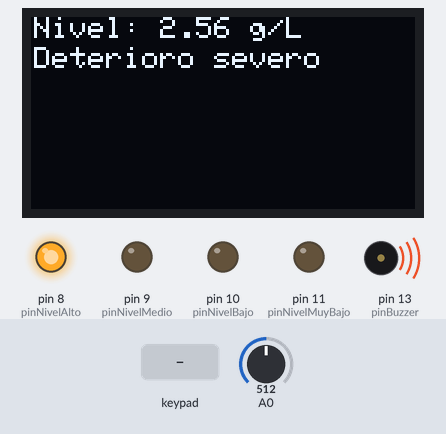
Recording of a sketch running on a simulated Arduino Uno, built with avr-gcc and run on an emulated ATmega328P. Parts: 128×64 one-colour display, output pins drawn as LEDs (lit = HIGH), buzzer (waves = sounding, pin HIGH). The test bench sets the inputs (shaded band); at power-on: A0 = 512. What the sketch prints to the serial monitor is not drawn.

Above: at 1.2 s.
1.3 s: A0 set to 106
At 2.6 s:
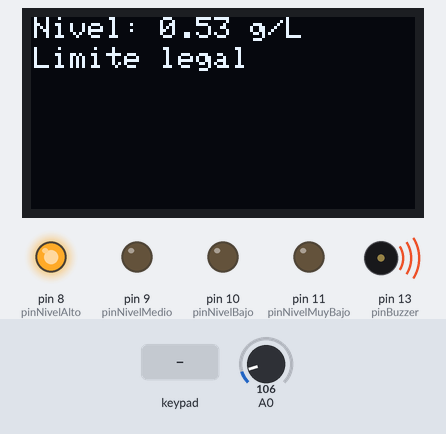
2.9 s: A0 set to 95
At 4.1 s:
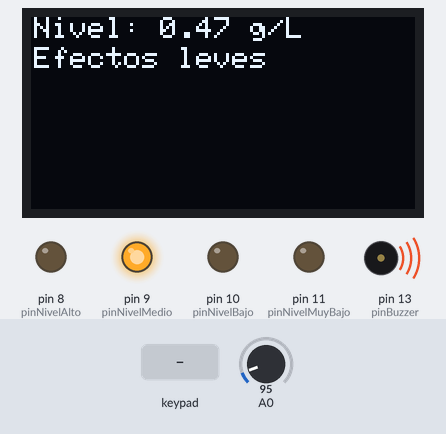
4.4 s: keypad keys 3 1 2 1 0 4 0 # pressed 0.4 s apart
At 4.9 s:
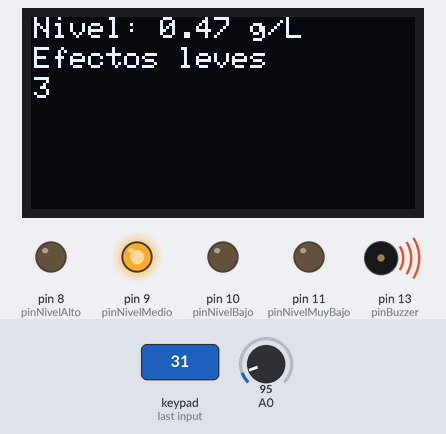
9.8 s: A0 set to 66
At 11.0 s:
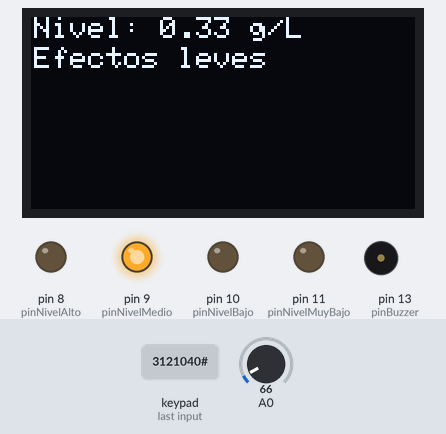
11.3 s: A0 set to 55
At 12.5 s:
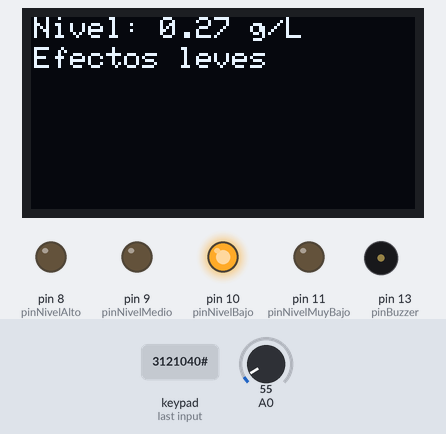
12.8 s: A0 set to 0
At 14.1 s:
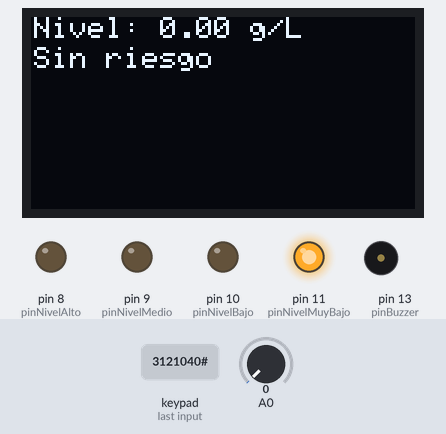
Timing chart, 0 to 15.4 s (numbered marks = the images above; inputs shaded):
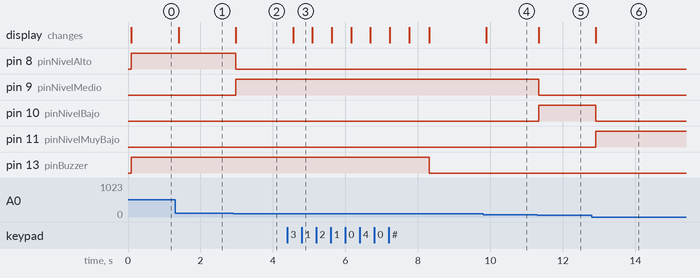

The sketch:

Alcoholimetro2.0.ino
```cpp
#include "Wire.h"
#include "Adafruit_SSD1306.h"
#include "Adafruit_GFX.h"
#include "Keypad.h"

// Pantalla OLED con dirección TWI
#define OLED_ADDR 0x3C
Adafruit_SSD1306 display(-1); // -1 = no reset pin

// Configuración del sensor de alcohol
int valor_limite = 500; // Fija el valor límite en el que se activa la alarma
float valor_alcohol;
const int pinNivelAlto = 8;
const int pinNivelMedio = 9;
const int pinNivelBajo = 10;
const int pinNivelMuyBajo = 11;
const int pinBuzzer = 13;  // Pin del buzzer

// Variables para el estado de la alarma
bool alarmaActivada = false;

// Configuración del teclado 4x4
const byte FILAS = 4;
const byte COLUMNAS = 4;
char teclas[FILAS][COLUMNAS] = {
  {'1', '2', '3', 'A'},
  {'4', '5', '6', 'B'},
  {'7', '8', '9', 'C'},
  {'*', '0', '#', 'D'}
};
byte pinesFilas[FILAS] = {A1, A2, A3, A4}; // Conecta a los pines de las filas
byte pinesColumnas[COLUMNAS] = {2, 3, 4, 5}; // Conecta a los pines de las columnas

Keypad teclado = Keypad(makeKeymap(teclas), pinesFilas, pinesColumnas, FILAS, COLUMNAS);

// Contraseña para desactivar la alarma
const char CONTRASENA[8] = "3121040"; // Contraseña de 7 dígitos
char contraseniaIngresada[8]; // Almacena la contraseña ingresada
byte indexContrasenia = 0;

// Función para convertir el valor analógico a g/L
float convertirAGramosPorLitro(float valorAnalogico) {
  // Esta función debe ser calibrada según tu sensor específico
  // Esta es una aproximación lineal simple
  return (valorAnalogico / 1000.0) * 5.0;  // Escala de 0 a 5 g/L aproximadamente
}

// Función para obtener un mensaje basado en el nivel de alcohol
String obtenerMensajeAlcohol(float nivelAlcohol) {
  if (nivelAlcohol < 0.2) {
    return "Sin riesgo";
  } else if (nivelAlcohol < 0.5) {
    return "Efectos leves";
  } else if (nivelAlcohol < 0.8) {
    return "Limite legal";
  } else if (nivelAlcohol < 1.0) {
    return "Alteraciones";
  } else if (nivelAlcohol < 3.0) {
    return "Deterioro severo";
  } else if (nivelAlcohol < 5.0) {
    return "Riesgo de coma";
  } else {
    return "Riesgo de muerte";
  }
}

void setup() {
  // Inicializa y borra la pantalla OLED
  display.begin(SSD1306_SWITCHCAPVCC, OLED_ADDR);
  display.clearDisplay();
  display.display();

  // Muestra una línea de texto
  display.setTextSize(1);
  display.setTextColor(WHITE);

  // Inicializa el puerto serial
  Serial.begin(9600);

  // Configura los pines como salidas
  pinMode(pinNivelAlto, OUTPUT);
  pinMode(pinNivelMedio, OUTPUT);
  pinMode(pinNivelBajo, OUTPUT);
  pinMode(pinNivelMuyBajo, OUTPUT);
  pinMode(pinBuzzer, OUTPUT); // Configura el Pin 13 como salida para el Zumbador

  // Inicializar contraseña
  memset(contraseniaIngresada, 0, sizeof(contraseniaIngresada));
}

void loop() {
  // Lectura del sensor de alcohol
  valor_alcohol = analogRead(A0);
  float alcoholGrL = convertirAGramosPorLitro(valor_alcohol);
  String mensajeEstado = obtenerMensajeAlcohol(alcoholGrL);

  // Muestra la información en la pantalla OLED
  display.clearDisplay();

  // Mostrar el nivel de alcohol en sangre
  display.setCursor(1, 0);
  display.print("Nivel: ");
  display.print(alcoholGrL, 2);
  display.print(" g/L");

  display.setCursor(1, 10);
  display.print(mensajeEstado);

  // Si la alarma está activa, mostrar el código ingresado
  if (alarmaActivada) {
    //display.setCursor(1, 20);
    //display.print("ALARMA ACTIVA!");
    display.setCursor(1, 20);
    // Mostrar los dígitos ingresados
    for (byte i = 0; i < indexContrasenia; i++) {
      display.print(contraseniaIngresada[i]);
    }
  }

  display.display();

  // Información por Serial Monitor
  Serial.print("Alcohol: ");
  Serial.print(valor_alcohol);
  Serial.print(" | g/L: ");
  Serial.print(alcoholGrL, 2);
  Serial.print(" | Estado: ");
  Serial.println(mensajeEstado);

  // Control de los LEDs en función del valor de alcohol
  if (alcoholGrL >= 0.5) {  // Límite legal (0.5 g/L)
    digitalWrite(pinNivelAlto, HIGH);
    digitalWrite(pinNivelMedio, LOW);
    digitalWrite(pinNivelBajo, LOW);
    digitalWrite(pinNivelMuyBajo, LOW);
    alarmaActivada = true;  // Activa la alarma cuando se supera el límite
  } else if (alcoholGrL >= 0.3) {  // Efectos moderados
    digitalWrite(pinNivelAlto, LOW);
    digitalWrite(pinNivelMedio, HIGH);
    digitalWrite(pinNivelBajo, LOW);
    digitalWrite(pinNivelMuyBajo, LOW);
    // No se desactiva la alarma aquí
  } else if (alcoholGrL >= 0.2) {  // Efectos leves
    digitalWrite(pinNivelAlto, LOW);
    digitalWrite(pinNivelMedio, LOW);
    digitalWrite(pinNivelBajo, HIGH);
    digitalWrite(pinNivelMuyBajo, LOW);
    // No se desactiva la alarma aquí
  } else if (alcoholGrL < 0.2) {  // Sin efectos
    digitalWrite(pinNivelAlto, LOW);
    digitalWrite(pinNivelMedio, LOW);
    digitalWrite(pinNivelBajo, LOW);
    digitalWrite(pinNivelMuyBajo, HIGH);
    // No se desactiva la alarma aquí
  } else {
    digitalWrite(pinNivelAlto, LOW);
    digitalWrite(pinNivelMedio, LOW);
    digitalWrite(pinNivelBajo, LOW);
    digitalWrite(pinNivelMuyBajo, LOW);
    // No se desactiva la alarma aquí
  }

  // Mantener el buzzer encendido si la alarma está activada
  if (alarmaActivada) {
    digitalWrite(pinBuzzer, HIGH);
  } else {
    digitalWrite(pinBuzzer, LOW);
  }

  // Verificar si se presiona una tecla
  char tecla = teclado.getKey();
  if (tecla) {
    // Mostrar la tecla presionada en el Serial Monitor
    Serial.print("Tecla presionada: ");
    Serial.println(tecla);

    if (tecla == '#') {
      // Tecla # para verificar la contraseña
      if (strcmp(contraseniaIngresada, CONTRASENA) == 0) {
        // Contraseña correcta, desactivar la alarma
        alarmaActivada = false;
        indexContrasenia = 0;
        memset(contraseniaIngresada, 0, sizeof(contraseniaIngresada));
        Serial.println("Alarma desactivada!");
      } else {
        // Contraseña incorrecta, resetear el ingreso
        indexContrasenia = 0;
        memset(contraseniaIngresada, 0, sizeof(contraseniaIngresada));
        Serial.println("Contraseña incorrecta!");
      }
    } else if (tecla == '*') {
      // Tecla * para borrar la entrada
      if (indexContrasenia > 0) {
        indexContrasenia--;
        contraseniaIngresada[indexContrasenia] = 0;
      }
    } else if (indexContrasenia < 7) {
      // Agregar dígito a la contraseña
      contraseniaIngresada[indexContrasenia] = tecla;
      indexContrasenia++;
      contraseniaIngresada[indexContrasenia] = 0; // Terminador nulo
    }
  }

  delay(100); // Espera 100ms para realizar la próxima medida
}
```

Measured:
- the behaviour switches between 100 and 99 on A0 (found by bisection; images 1 and 2)
- the behaviour switches between 61 and 60 on A0 (found by bisection; images 4 and 5)
- after the input at 1.3 s, the display: changes after 0.10 s (image 1)
- after the input at 2.9 s, pin 8 (pinNivelAlto): HIGH → LOW after 0.08 s; pin 9 (pinNivelMedio): LOW → HIGH after 0.08 s; the display: changes after 0.08 s (image 2)
- after the input at 4.4 s, pin 13 (pinBuzzer): HIGH → LOW after 3.9 s; the display: changes after 0.16 s (image 3)
- after the input at 9.8 s, the display: changes after 0.09 s (image 4)
- after the input at 11.3 s, pin 9 (pinNivelMedio): HIGH → LOW at once; pin 10 (pinNivelBajo): LOW → HIGH at once; the display: changes at once (image 5)
- after the input at 12.8 s, pin 10 (pinNivelBajo): HIGH → LOW after 0.11 s; pin 11 (pinNivelMuyBajo): LOW → HIGH after 0.11 s; the display: changes after 0.11 s (image 6)
